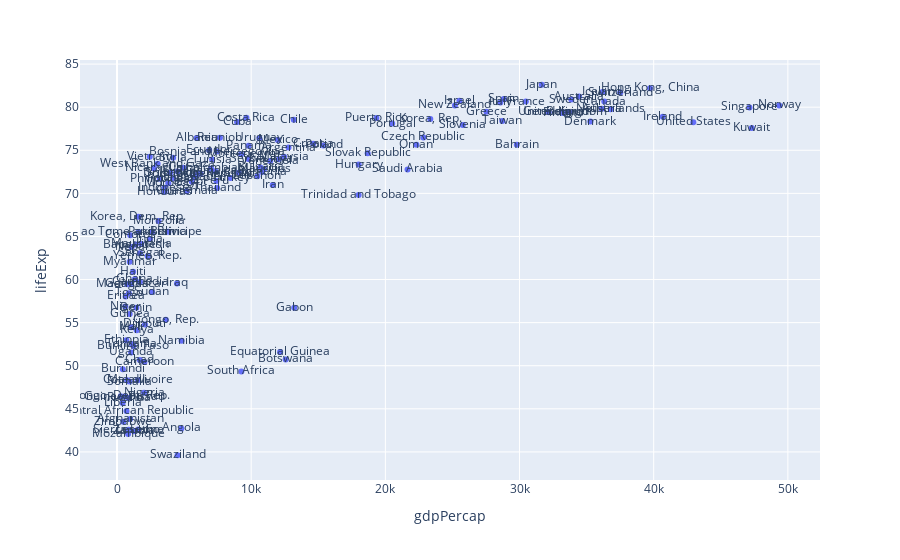
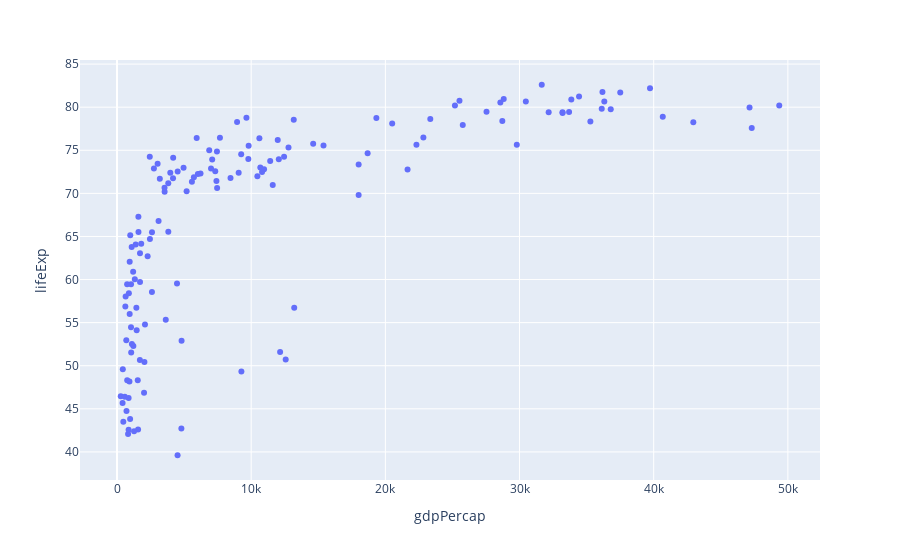

Here is the notebook cell these charts were saved with, in order:
### Code cell
# example using px also using ipython display
from IPython.display import display, HTML

display(HTML("<h1> CHART 1</h1>"))
display(px.scatter(df, x='gdpPercap', y='lifeExp', text='country'))
display(HTML("<h1> CHART 2</h1>"))
display(px.scatter(df, x='gdpPercap', y='lifeExp', text=None))

### Figure 1 — Plotly figure (JSON) as saved in the notebook; plotly's stock layout.template omitted (floating-point values rounded to 4 significant figures; data arrays with more than 128 entries replaced by an {"elided": "..."} marker saying what was removed)
{"data": [{"hovertemplate": "gdpPercap=%{x}<br>lifeExp=%{y}<br>country=%{text}<extra></extra>", "legendgroup": "", "marker": {"color": "#636efa", "symbol": "circle"}, "mode": "markers+text", "name": "", "orientation": "v", "showlegend": false, "text": {"elided": "142 str values"}, "type": "scatter", "x": {"elided": "142 float values"}, "xaxis": "x", "y": {"elided": "142 float values"}, "yaxis": "y"}], "layout": {"autosize": true, "legend": {"tracegroupgap": 0}, "margin": {"t": 60}, "xaxis": {"anchor": "y", "autorange": true, "domain": [0, 1], "range": [-2632.0, 52270.0], "title": {"text": "gdpPercap"}, "type": "linear"}, "yaxis": {"anchor": "x", "autorange": true, "domain": [0, 1], "range": [36.28, 85.93], "title": {"text": "lifeExp"}, "type": "linear"}}}

### Figure 2 — Plotly figure (JSON) as saved in the notebook; plotly's stock layout.template omitted (floating-point values rounded to 4 significant figures; data arrays with more than 128 entries replaced by an {"elided": "..."} marker saying what was removed)
{"data": [{"hovertemplate": "gdpPercap=%{x}<br>lifeExp=%{y}<extra></extra>", "legendgroup": "", "marker": {"color": "#636efa", "symbol": "circle"}, "mode": "markers", "name": "", "orientation": "v", "showlegend": false, "type": "scatter", "x": {"elided": "142 float values"}, "xaxis": "x", "y": {"elided": "142 float values"}, "yaxis": "y"}], "layout": {"autosize": true, "legend": {"tracegroupgap": 0}, "margin": {"t": 60}, "xaxis": {"anchor": "y", "autorange": true, "domain": [0, 1], "range": [-2632.0, 52270.0], "title": {"text": "gdpPercap"}, "type": "linear"}, "yaxis": {"anchor": "x", "autorange": true, "domain": [0, 1], "range": [36.28, 85.93], "title": {"text": "lifeExp"}, "type": "linear"}}}
